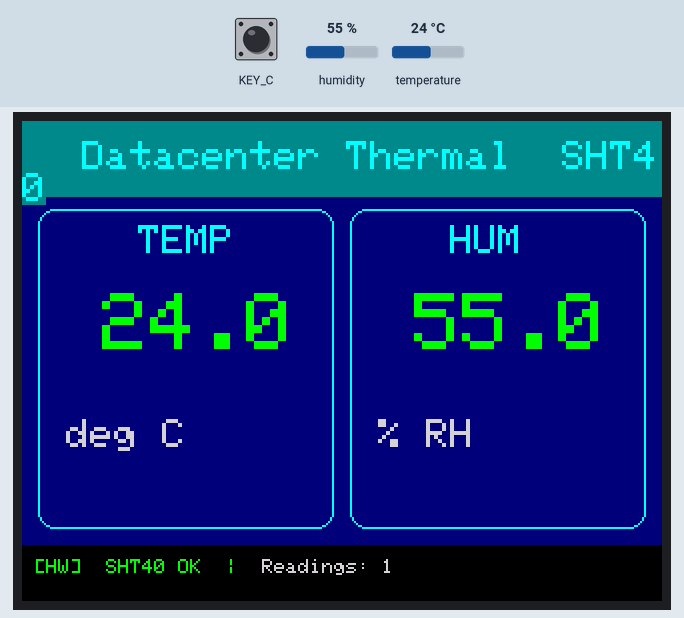
A sketch run on a simulated Seeed Wio Terminal. Parts: 320×240 colour display. Inputs (shaded band) come from the test bench; at power-on: humidity 55 %, temperature 24 °C, KEY_C HIGH. What the sketch prints to the serial monitor is not drawn.

Above: at 2.8 s.
2.9 s: humidity set to 22 %
At 5.5 s:
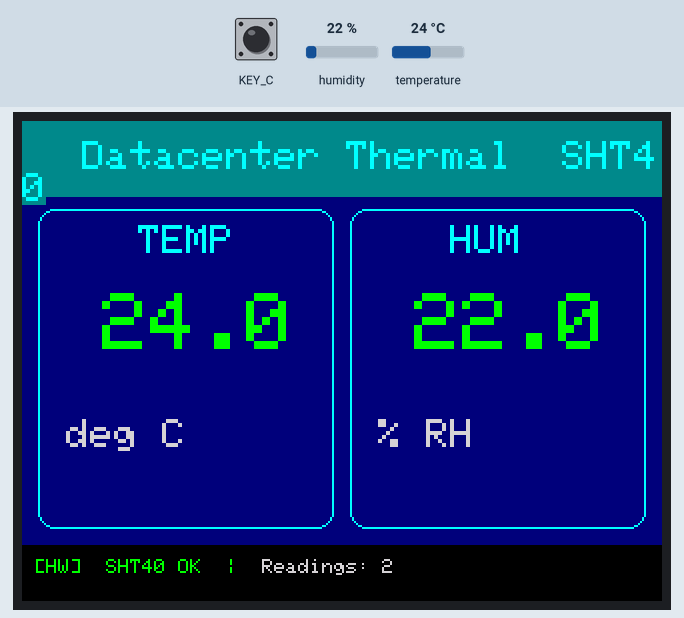
7.6 s: temperature set to 12 °C
At 8.5 s:
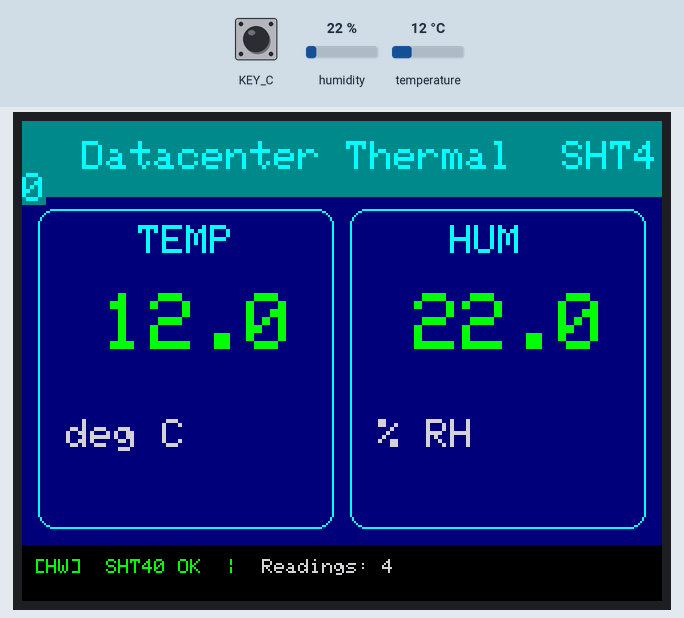
11.6 s: humidity set to 40 %
At 12.8 s:
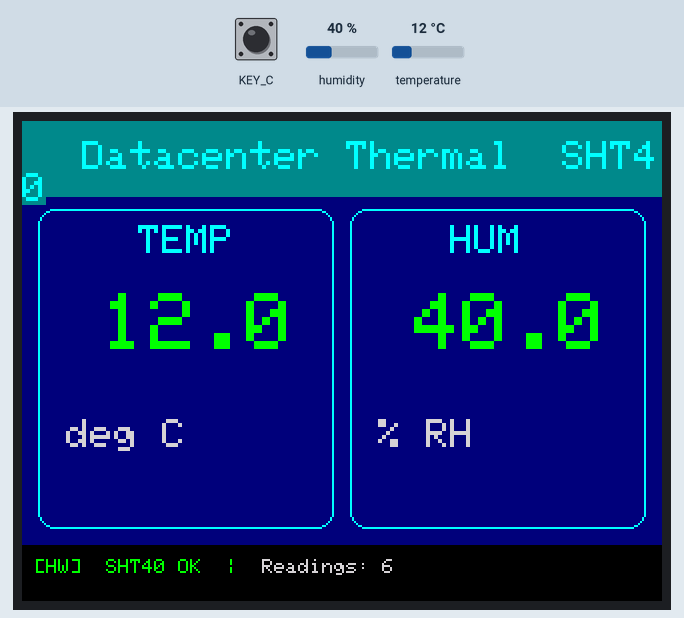
15.6 s: temperature set to 19 °C
At 17.0 s:
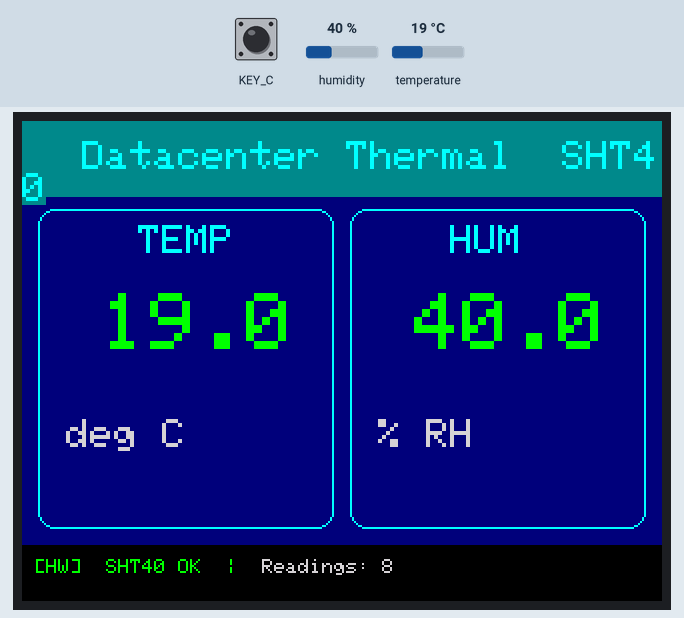
Timing chart, 0 to 18.6 s (numbered marks = the images above; inputs shaded):
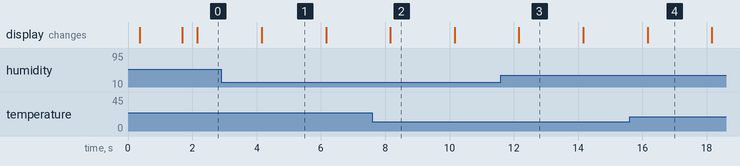

The sketch:

WIOTerminal.ino
```cpp
/**
 * WIOTerminal.ino
 * ─────────────────────────────────────────────────────────────────────────────
 * Seeed Studio WIO Terminal (ATSAMD51P19A)
 * SHT40 Temperature & Humidity Sensor — Datacenter Thermal Monitor
 *
 * Hardware:
 *   • WIO Terminal (ATSAMD51P19A, 120 MHz Cortex-M4)
 *   • Seeed Grove SHT40 sensor connected to the right Grove I²C port
 *     (SDA = GPIO 8 / SCL = GPIO 9 on the WIO Terminal)
 *   • USB-C connected to Raspberry Pi (shows up as /dev/ttyACM0)
 *
 * Outputs JSON lines to USB Serial every READ_INTERVAL_MS milliseconds:
 *   {"node":"wio_sht40_01","temperature":23.45,"humidity":55.30,"source":"SHT40","simulation":false}
 *
 * Libraries required (install via Arduino Library Manager):
 *   1. Seeed Arduino LCD           — "Seeed_Arduino_LCD"     (TFT display)
 *   2. Adafruit SHT4x Library      — "Adafruit SHT4x Library"
 *   3. Adafruit Unified Sensor     — "Adafruit Unified Sensor" (dependency)
 *   4. Wire                        — built-in
 *
 * Board package (Board Manager):
 *   URL: https://files.seeedstudio.com/arduino/package_seeeduino_boards_index.json
 *   Board: "Seeeduino Wio Terminal"
 * ─────────────────────────────────────────────────────────────────────────────
 */

#include <Arduino.h>
#include <Wire.h>
#include <TFT_eSPI.h>      // Seeed_Arduino_LCD re-exports this
#include <Adafruit_SHT4x.h>

// ── Configuration ─────────────────────────────────────────────────────────────
#define SERIAL_BAUD        115200
#define READ_INTERVAL_MS   2000        // sensor poll cadence (ms)
#define NODE_ID            "wio_sht40_01"
#define TEMP_WARN_C        25.0        // yellow warning above this
#define TEMP_CRIT_C        30.0        // red critical above this
#define HUM_WARN_PCT       60.0
#define HUM_CRIT_PCT       70.0

// ── Hardware objects ──────────────────────────────────────────────────────────
TFT_eSPI    tft  = TFT_eSPI();
Adafruit_SHT4x sht4;

// ── State ─────────────────────────────────────────────────────────────────────
float        g_temp      = 0.0f;
float        g_hum       = 0.0f;
bool         g_sensorOk  = false;
bool         g_simMode   = false;
unsigned long g_lastRead = 0;
unsigned long g_readCount = 0;

// ─────────────────────────────────────────────────────────────────────────────
//  Display helpers
// ─────────────────────────────────────────────────────────────────────────────

#define C_BG         TFT_NAVY
#define C_HEADER_BG  0x0451   // dark teal
#define C_CYAN       TFT_CYAN
#define C_WHITE      TFT_WHITE
#define C_GREY       TFT_LIGHTGREY
#define C_GREEN      TFT_GREEN
#define C_YELLOW     TFT_YELLOW
#define C_RED        TFT_RED
#define C_BLACK      TFT_BLACK

/** Pick a colour for a value vs. warning/critical thresholds */
static uint16_t thresholdColor(float val, float warn, float crit) {
    if (val >= crit) return C_RED;
    if (val >= warn) return C_YELLOW;
    return C_GREEN;
}

/** Draw the static header bar */
static void drawHeader() {
    tft.fillRect(0, 0, 320, 38, C_HEADER_BG);
    tft.setTextColor(C_CYAN, C_HEADER_BG);
    tft.setTextSize(2);
    tft.setCursor(6, 10);
    tft.print("  Datacenter Thermal  SHT40");
}

/** Draw one value card (temperature or humidity) */
static void drawCard(int x, int y, int w, int h,
                     const char* label,
                     float value, const char* unit,
                     float warnT, float critT)
{
    uint16_t valColor = thresholdColor(value, warnT, critT);

    tft.fillRoundRect(x, y, w, h, 8, C_BG);
    tft.drawRoundRect(x, y, w, h, 8, C_CYAN);

    // Label
    tft.setTextColor(C_CYAN, C_BG);
    tft.setTextSize(2);
    tft.setCursor(x + (w - 4 * 12) / 2, y + 8);
    tft.print(label);

    // Value
    char buf[12];
    dtostrf(value, 5, 1, buf);
    tft.setTextSize(4);
    tft.setTextColor(valColor, C_BG);
    tft.setCursor(x + 8, y + 42);
    tft.print(buf);

    // Unit
    tft.setTextSize(2);
    tft.setTextColor(C_GREY, C_BG);
    tft.setCursor(x + 14, y + 105);
    tft.print(unit);
}

/** Bottom status bar */
static void drawStatus() {
    tft.fillRect(0, 212, 320, 28, C_BLACK);
    tft.setTextSize(1);
    tft.setCursor(6, 219);
    if (g_simMode) {
        tft.setTextColor(C_YELLOW, C_BLACK);
        tft.print("[SIM]  No SHT40 detected - simulated data  |  ");
    } else {
        tft.setTextColor(C_GREEN, C_BLACK);
        tft.print("[HW]  SHT40 OK  |  ");
    }
    tft.setTextColor(C_GREY, C_BLACK);
    tft.print("Readings: ");
    tft.print(g_readCount);
}

/** Full screen redraw */
static void refreshDisplay() {
    drawCard( 8, 44, 148, 160, "TEMP",
              g_temp, "deg C",
              TEMP_WARN_C, TEMP_CRIT_C);
    drawCard(164, 44, 148, 160, "HUM",
              g_hum, "% RH",
              HUM_WARN_PCT, HUM_CRIT_PCT);
    drawStatus();
}

// ─────────────────────────────────────────────────────────────────────────────
//  JSON serial output
// ─────────────────────────────────────────────────────────────────────────────

static void sendJSON(float temp, float hum, bool sim) {
    Serial.print(F("{\"node\":\""));
    Serial.print(NODE_ID);
    Serial.print(F("\",\"temperature\":"));
    Serial.print(temp, 2);
    Serial.print(F(",\"humidity\":"));
    Serial.print(hum, 2);
    Serial.print(F(",\"source\":\"SHT40\""));
    Serial.print(F(",\"simulation\":"));
    Serial.print(sim ? F("true") : F("false"));
    Serial.println(F("}"));
}

// ─────────────────────────────────────────────────────────────────────────────
//  Simulation fallback (if no SHT40 detected)
// ─────────────────────────────────────────────────────────────────────────────

static void simulateReading(float &temp, float &hum) {
    float t = millis() / 1000.0f;
    temp = 22.0f + 4.0f * sinf(t * 0.05f) + 0.5f * sinf(t * 0.3f);
    hum  = 55.0f + 10.0f * sinf(t * 0.03f);
}

// ─────────────────────────────────────────────────────────────────────────────
//  Button handling (WIO Terminal top-panel buttons)
//    WIO_KEY_A = GPIO WIO_KEY_A (rightmost)  — not used here, reserved
//    WIO_KEY_B = GPIO WIO_KEY_B (middle)     — toggle display brightness
//    WIO_KEY_C = GPIO WIO_KEY_C (leftmost)   — force single-shot read
// ─────────────────────────────────────────────────────────────────────────────

static bool btnCPrev = HIGH;

static void handleButtons() {
    bool btnC = digitalRead(WIO_KEY_C);
    if (btnC == LOW && btnCPrev == HIGH) {
        // Force immediate re-read
        g_lastRead = 0;
    }
    btnCPrev = btnC;
}

// ─────────────────────────────────────────────────────────────────────────────
//  Setup
// ─────────────────────────────────────────────────────────────────────────────

void setup() {
    Serial.begin(SERIAL_BAUD);

    // Buttons (active LOW, internal pull-up)
    pinMode(WIO_KEY_A, INPUT_PULLUP);
    pinMode(WIO_KEY_B, INPUT_PULLUP);
    pinMode(WIO_KEY_C, INPUT_PULLUP);

    // TFT
    tft.begin();
    tft.setRotation(3);         // landscape, USB-C at bottom-right
    tft.fillScreen(C_BG);
    drawHeader();

    // Splash
    tft.setTextColor(C_WHITE, C_BG);
    tft.setTextSize(2);
    tft.setCursor(10, 90);
    tft.print("Initialising SHT40...");

    // I²C + SHT40
    Wire.begin();
    delay(100);

    if (sht4.begin()) {
        sht4.setPrecision(SHT4X_HIGH_PRECISION);
        sht4.setHeater(SHT4X_NO_HEATER);
        g_sensorOk = true;
        g_simMode  = false;

        tft.setTextColor(C_GREEN, C_BG);
        tft.setCursor(10, 120);
        tft.print("SHT40 found at 0x44  OK");
    } else {
        g_sensorOk = false;
        g_simMode  = true;

        tft.setTextColor(C_YELLOW, C_BG);
        tft.setCursor(10, 120);
        tft.print("SHT40 NOT found");
        tft.setCursor(10, 145);
        tft.print("Running in SIMULATION mode");
    }

    delay(1200);
    tft.fillScreen(C_BG);
    drawHeader();
    drawStatus();

    // Print startup JSON for Raspberry Pi log
    Serial.print(F("{\"event\":\"startup\",\"node\":\""));
    Serial.print(NODE_ID);
    Serial.print(F("\",\"sensor\":\"SHT40\",\"simulation\":"));
    Serial.println(g_simMode ? F("true}") : F("false}"));
}

// ─────────────────────────────────────────────────────────────────────────────
//  Loop
// ─────────────────────────────────────────────────────────────────────────────

void loop() {
    handleButtons();

    unsigned long now = millis();
    if (now - g_lastRead >= (unsigned long)READ_INTERVAL_MS) {
        g_lastRead = now;

        if (g_sensorOk) {
            sensors_event_t evtHum, evtTemp;
            g_sensorOk = sht4.getEvent(&evtHum, &evtTemp);
            if (g_sensorOk) {
                g_temp    = evtTemp.temperature;
                g_hum     = evtHum.relative_humidity;
                g_simMode = false;
            } else {
                // Sensor lost mid-run
                simulateReading(g_temp, g_hum);
                g_simMode = true;
            }
        } else {
            simulateReading(g_temp, g_hum);
        }

        g_readCount++;
        refreshDisplay();
        sendJSON(g_temp, g_hum, g_simMode);
    }
}
```
